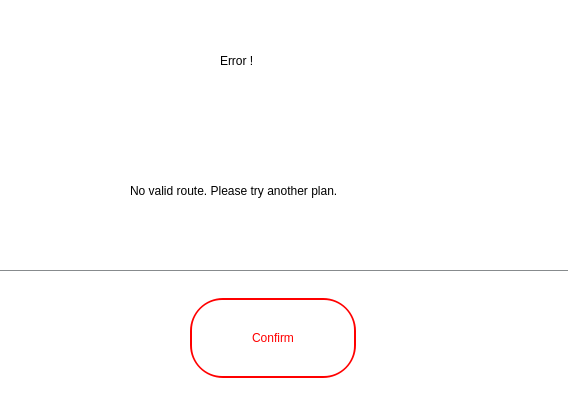
<?xml version="1.0" encoding="UTF-8"?>
<ui version="4.0">
 <class>Dialogerror2</class>
 <widget class="QDialog" name="Dialogerror2">
  <property name="geometry">
   <rect>
    <x>0</x>
    <y>0</y>
    <width>568</width>
    <height>410</height>
   </rect>
  </property>
  <property name="maximumSize">
   <size>
    <width>787</width>
    <height>16777215</height>
   </size>
  </property>
  <property name="windowTitle">
   <string>Dialog</string>
  </property>
  <property name="styleSheet">
   <string notr="true">background:rgb(255,255,255)</string>
  </property>
  <widget class="QLabel" name="label">
   <property name="geometry">
    <rect>
     <x>220</x>
     <y>20</y>
     <width>201</width>
     <height>81</height>
    </rect>
   </property>
   <property name="styleSheet">
    <string notr="true">font: 30pt &quot;Agency FB&quot;;</string>
   </property>
   <property name="text">
    <string>Error !</string>
   </property>
  </widget>
  <widget class="QLabel" name="confirmBg">
   <property name="geometry">
    <rect>
     <x>190</x>
     <y>298</y>
     <width>166</width>
     <height>80</height>
    </rect>
   </property>
   <property name="styleSheet">
    <string notr="true">background:rgb(255, 0, 0);
border-radius:33px;
padding:2px 4px;</string>
   </property>
   <property name="text">
    <string/>
   </property>
  </widget>
  <widget class="QPushButton" name="confirm">
   <property name="geometry">
    <rect>
     <x>192</x>
     <y>300</y>
     <width>162</width>
     <height>76</height>
    </rect>
   </property>
   <property name="styleSheet">
    <string notr="true">background:rgb(255, 255, 255);
color:rgb(255, 0, 0);
font: 10pt &quot;Consolas&quot;;
border:2px  ;
border-color:rgb(24, 186, 210);
border-radius:30px;
padding:2px 4px;</string>
   </property>
   <property name="text">
    <string>Confirm</string>
   </property>
  </widget>
  <widget class="QWidget" name="widget" native="true">
   <property name="geometry">
    <rect>
     <x>-10</x>
     <y>270</y>
     <width>821</width>
     <height>1</height>
    </rect>
   </property>
   <property name="styleSheet">
    <string notr="true">background:rgb(135, 139, 141)</string>
   </property>
  </widget>
  <widget class="QLabel" name="label_2">
   <property name="geometry">
    <rect>
     <x>130</x>
     <y>130</y>
     <width>541</width>
     <height>121</height>
    </rect>
   </property>
   <property name="styleSheet">
    <string notr="true">font: 15pt &quot;Agency FB&quot;;</string>
   </property>
   <property name="text">
    <string>No valid route. Please try another plan.</string>
   </property>
  </widget>
 </widget>
 <resources/>
 <connections/>
</ui>
